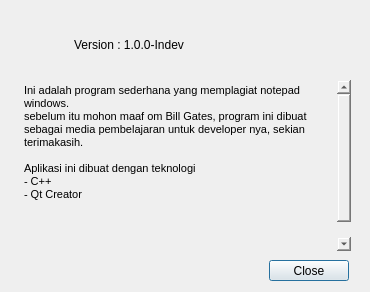
<?xml version="1.0" encoding="UTF-8"?>
<ui version="4.0">
 <class>AboutDialog</class>
 <widget class="QDialog" name="AboutDialog">
  <property name="geometry">
   <rect>
    <x>0</x>
    <y>0</y>
    <width>370</width>
    <height>292</height>
   </rect>
  </property>
  <property name="minimumSize">
   <size>
    <width>370</width>
    <height>292</height>
   </size>
  </property>
  <property name="maximumSize">
   <size>
    <width>370</width>
    <height>292</height>
   </size>
  </property>
  <property name="windowTitle">
   <string>About RellPad</string>
  </property>
  <property name="windowIcon">
   <iconset>
    <normaloff>C:/Users/Fern Aerell/Downloads/RellPad.png</normaloff>C:/Users/Fern Aerell/Downloads/RellPad.png</iconset>
  </property>
  <widget class="QLabel" name="label">
   <property name="geometry">
    <rect>
     <x>19</x>
     <y>10</y>
     <width>51</width>
     <height>71</height>
    </rect>
   </property>
   <property name="text">
    <string/>
   </property>
   <property name="textFormat">
    <enum>Qt::AutoText</enum>
   </property>
   <property name="pixmap">
    <pixmap>C:/Users/Fern Aerell/Downloads/RellPad-50x50.png</pixmap>
   </property>
  </widget>
  <widget class="QTextBrowser" name="textBrowser">
   <property name="enabled">
    <bool>true</bool>
   </property>
   <property name="geometry">
    <rect>
     <x>20</x>
     <y>80</y>
     <width>331</width>
     <height>171</height>
    </rect>
   </property>
   <property name="mouseTracking">
    <bool>true</bool>
   </property>
   <property name="styleSheet">
    <string notr="true">background-color: transparent; 
border: 0px;
color: black;</string>
   </property>
   <property name="html">
    <string>&lt;!DOCTYPE HTML PUBLIC &quot;-//W3C//DTD HTML 4.0//EN&quot; &quot;http://www.w3.org/TR/REC-html40/strict.dtd&quot;&gt;
&lt;html&gt;&lt;head&gt;&lt;meta name=&quot;qrichtext&quot; content=&quot;1&quot; /&gt;&lt;style type=&quot;text/css&quot;&gt;
p, li { white-space: pre-wrap; }
&lt;/style&gt;&lt;/head&gt;&lt;body style=&quot; font-family:'MS Shell Dlg 2'; font-size:8.25pt; font-weight:400; font-style:normal;&quot;&gt;
&lt;p style=&quot; margin-top:0px; margin-bottom:0px; margin-left:0px; margin-right:0px; -qt-block-indent:0; text-indent:0px;&quot;&gt;Ini adalah program sederhana yang memplagiat notepad windows.&lt;/p&gt;
&lt;p style=&quot; margin-top:0px; margin-bottom:0px; margin-left:0px; margin-right:0px; -qt-block-indent:0; text-indent:0px;&quot;&gt;sebelum itu mohon maaf om Bill Gates, program ini dibuat sebagai media pembelajaran untuk developer nya, sekian terimakasih.&lt;/p&gt;
&lt;p style=&quot;-qt-paragraph-type:empty; margin-top:0px; margin-bottom:0px; margin-left:0px; margin-right:0px; -qt-block-indent:0; text-indent:0px;&quot;&gt;&lt;br /&gt;&lt;/p&gt;
&lt;p style=&quot; margin-top:0px; margin-bottom:0px; margin-left:0px; margin-right:0px; -qt-block-indent:0; text-indent:0px;&quot;&gt;Aplikasi ini dibuat dengan teknologi&lt;/p&gt;
&lt;p style=&quot; margin-top:0px; margin-bottom:0px; margin-left:0px; margin-right:0px; -qt-block-indent:0; text-indent:0px;&quot;&gt;- C++&lt;/p&gt;
&lt;p style=&quot; margin-top:0px; margin-bottom:0px; margin-left:0px; margin-right:0px; -qt-block-indent:0; text-indent:0px;&quot;&gt;- Qt Creator&lt;/p&gt;
&lt;p style=&quot;-qt-paragraph-type:empty; margin-top:0px; margin-bottom:0px; margin-left:0px; margin-right:0px; -qt-block-indent:0; text-indent:0px;&quot;&gt;&lt;br /&gt;&lt;/p&gt;
&lt;p style=&quot;-qt-paragraph-type:empty; margin-top:0px; margin-bottom:0px; margin-left:0px; margin-right:0px; -qt-block-indent:0; text-indent:0px;&quot;&gt;&lt;br /&gt;&lt;/p&gt;
&lt;p style=&quot;-qt-paragraph-type:empty; margin-top:0px; margin-bottom:0px; margin-left:0px; margin-right:0px; -qt-block-indent:0; text-indent:0px;&quot;&gt;&lt;br /&gt;&lt;/p&gt;
&lt;p style=&quot;-qt-paragraph-type:empty; margin-top:0px; margin-bottom:0px; margin-left:0px; margin-right:0px; -qt-block-indent:0; text-indent:0px;&quot;&gt;&lt;br /&gt;&lt;/p&gt;
&lt;p align=&quot;center&quot; style=&quot; margin-top:0px; margin-bottom:0px; margin-left:0px; margin-right:0px; -qt-block-indent:0; text-indent:0px;&quot;&gt;&lt;span style=&quot; font-size:8pt;&quot;&gt;- AerellDev -&lt;/span&gt;&lt;/p&gt;&lt;/body&gt;&lt;/html&gt;</string>
   </property>
   <property name="textInteractionFlags">
    <set>Qt::LinksAccessibleByKeyboard|Qt::LinksAccessibleByMouse</set>
   </property>
  </widget>
  <widget class="QPushButton" name="pushButton">
   <property name="geometry">
    <rect>
     <x>269</x>
     <y>260</y>
     <width>80</width>
     <height>21</height>
    </rect>
   </property>
   <property name="text">
    <string>Close</string>
   </property>
  </widget>
  <widget class="QLabel" name="label_2">
   <property name="geometry">
    <rect>
     <x>74</x>
     <y>37</y>
     <width>121</width>
     <height>16</height>
    </rect>
   </property>
   <property name="text">
    <string>Version : 1.0.0-Indev</string>
   </property>
  </widget>
 </widget>
 <resources/>
 <connections/>
</ui>
